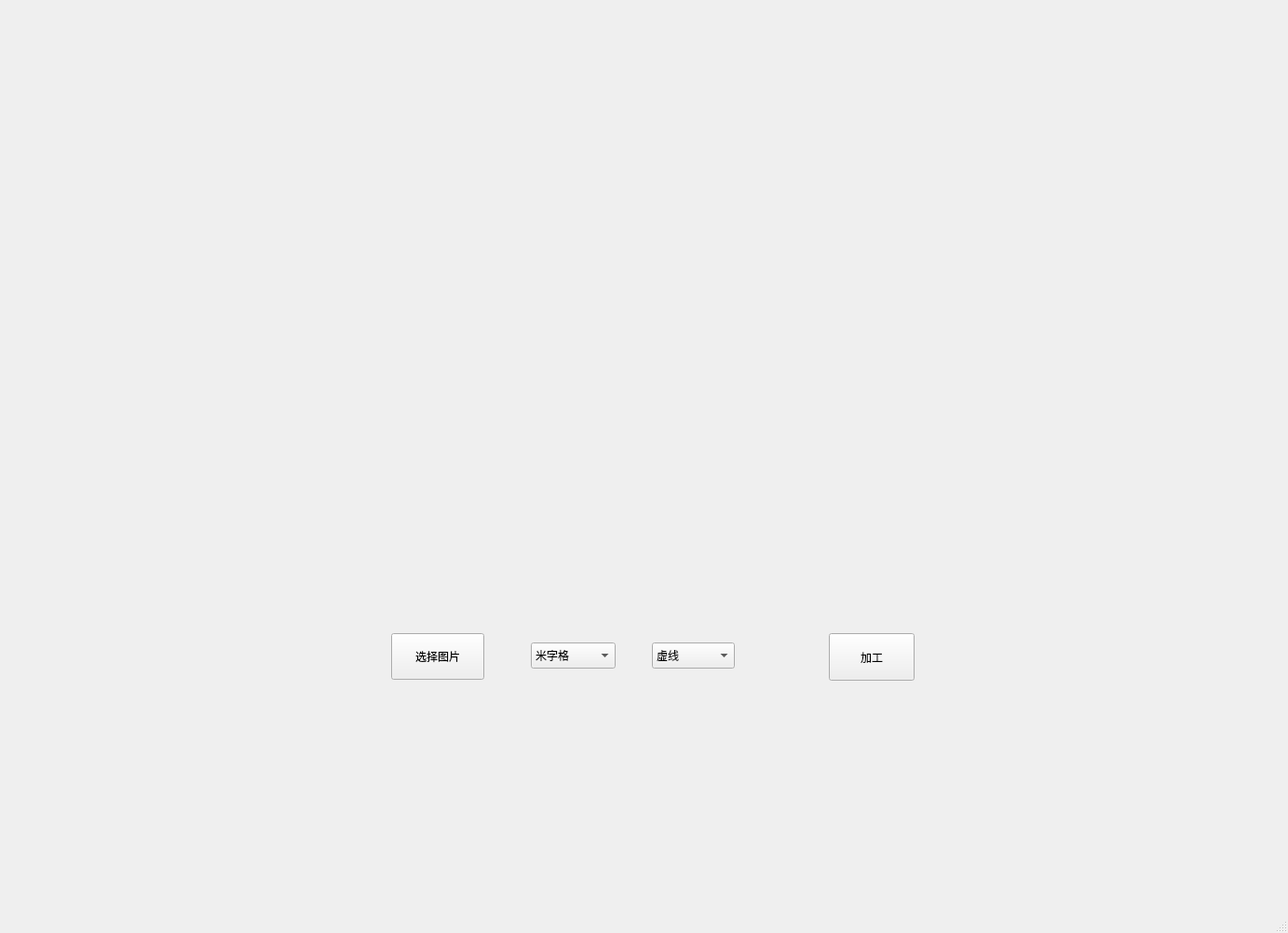
<?xml version="1.0" encoding="UTF-8"?>
<ui version="4.0">
 <class>MainWindow</class>
 <widget class="QMainWindow" name="MainWindow">
  <property name="geometry">
   <rect>
    <x>0</x>
    <y>0</y>
    <width>1383</width>
    <height>1002</height>
   </rect>
  </property>
  <property name="windowTitle">
   <string>MainWindow</string>
  </property>
  <widget class="QWidget" name="centralwidget">
   <widget class="QWidget" name="widget" native="true">
    <property name="geometry">
     <rect>
      <x>0</x>
      <y>0</y>
      <width>16777215</width>
      <height>16777215</height>
     </rect>
    </property>
    <widget class="QLabel" name="img">
     <property name="geometry">
      <rect>
       <x>0</x>
       <y>0</y>
       <width>1500</width>
       <height>641</height>
      </rect>
     </property>
     <property name="sizePolicy">
      <sizepolicy hsizetype="Maximum" vsizetype="Maximum">
       <horstretch>0</horstretch>
       <verstretch>0</verstretch>
      </sizepolicy>
     </property>
     <property name="text">
      <string/>
     </property>
     <property name="alignment">
      <set>Qt::AlignCenter</set>
     </property>
    </widget>
    <widget class="QPushButton" name="choose">
     <property name="geometry">
      <rect>
       <x>420</x>
       <y>680</y>
       <width>100</width>
       <height>50</height>
      </rect>
     </property>
     <property name="cursor">
      <cursorShape>OpenHandCursor</cursorShape>
     </property>
     <property name="text">
      <string>选择图片</string>
     </property>
    </widget>
    <widget class="QPushButton" name="process">
     <property name="geometry">
      <rect>
       <x>890</x>
       <y>680</y>
       <width>92</width>
       <height>51</height>
      </rect>
     </property>
     <property name="text">
      <string>加工</string>
     </property>
    </widget>
    <widget class="QComboBox" name="mode">
     <property name="geometry">
      <rect>
       <x>570</x>
       <y>690</y>
       <width>91</width>
       <height>28</height>
      </rect>
     </property>
     <item>
      <property name="text">
       <string>米字格</string>
      </property>
     </item>
     <item>
      <property name="text">
       <string>九宫格</string>
      </property>
     </item>
     <item>
      <property name="text">
       <string>田字格</string>
      </property>
     </item>
    </widget>
    <widget class="QComboBox" name="lineBox">
     <property name="geometry">
      <rect>
       <x>700</x>
       <y>690</y>
       <width>89</width>
       <height>28</height>
      </rect>
     </property>
     <item>
      <property name="text">
       <string>虚线</string>
      </property>
     </item>
     <item>
      <property name="text">
       <string>实线</string>
      </property>
     </item>
    </widget>
   </widget>
  </widget>
  <widget class="QMenuBar" name="menubar">
   <property name="geometry">
    <rect>
     <x>0</x>
     <y>0</y>
     <width>1383</width>
     <height>25</height>
    </rect>
   </property>
  </widget>
  <widget class="QStatusBar" name="statusbar"/>
 </widget>
 <resources/>
 <connections/>
</ui>
